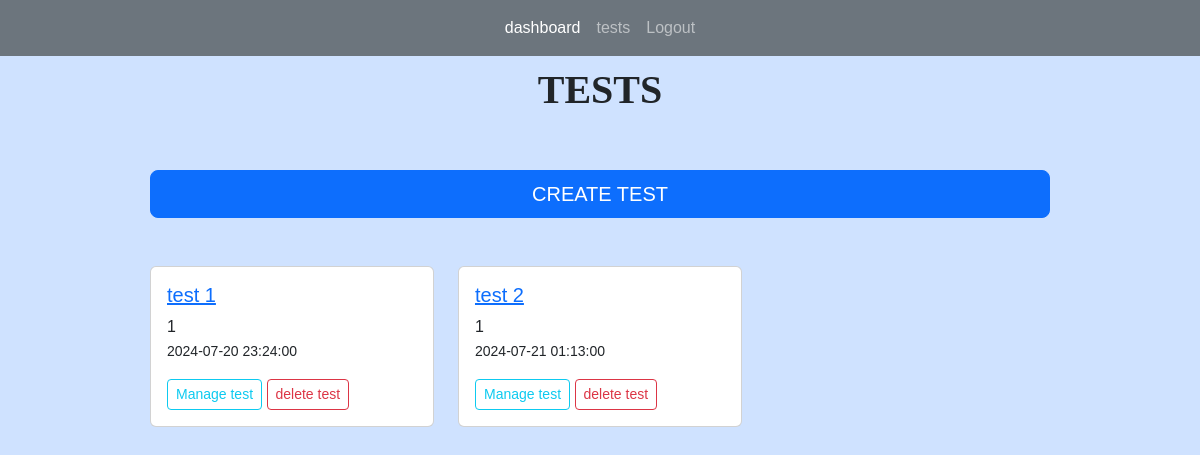
The app's page /tests (signed in), older data.
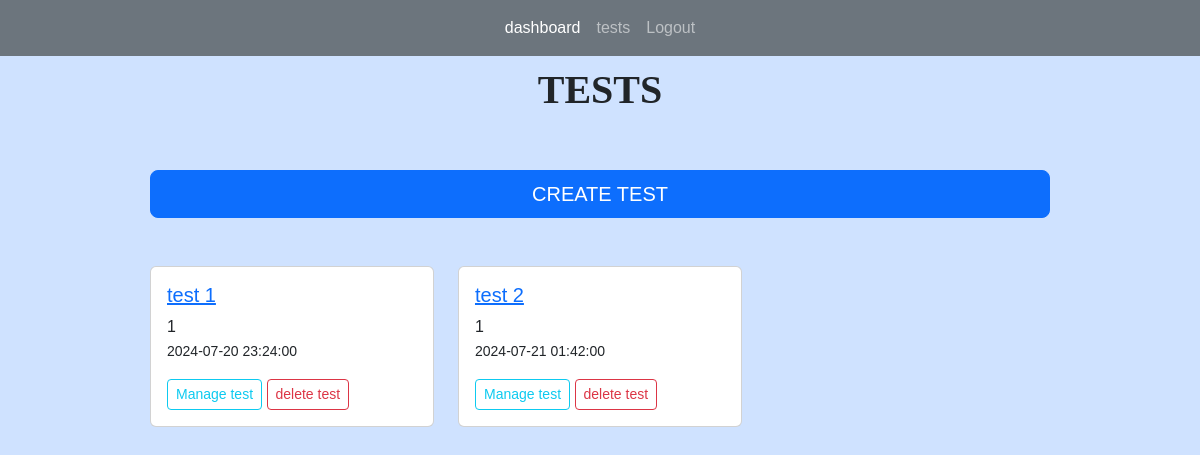
The same page, newer data.
### app.py (models this page shows)
class Tests(db.Model):
    test_id = db.Column(db.Integer, primary_key=True)
    title = db.Column(db.String(255))
    start_date = db.Column(db.DateTime, nullable = False)
    end_date = db.Column(db.DateTime, nullable = False)
    status = db.Column(db.String(255))
    teacher_id = db.Column(db.Integer, db.ForeignKey('users.id'))
    teacher = db.relationship('Users', backref=db.backref('tests', lazy=True))
    questions = db.relationship("Questions", backref="question_list")
    code = db.Column(db.String(6), unique=True)  # column to store the unique code
    students = db.relationship('Users', secondary='test_students', backref=db.backref('tests_registered', lazy=True))
    submissions = db.relationship('Submission', backref='test_submissions', lazy=True)

### app.py (the view)
@app.route('/tests', methods=['GET', 'POST'])
@login_required(role="teacher")
def tests():
	tests = Tests.query.filter_by(teacher_id = current_user.id)
	return render_template("tests.html", tests=tests)

### app.py (called while the page is built)
@login_manager.user_loader
def load_user(user_id):
    return Users.query.get(int(user_id))

def login_required(role="ANY"):
    def wrapper(fn):
        @wraps(fn)
        def decorated_view(*args, **kwargs):
            if not current_user.is_authenticated:
               return login_manager.unauthorized()
            if ( (current_user.role != role) and (role != "ANY")):
                return login_manager.unauthorized()
            return fn(*args, **kwargs)
        return decorated_view
    return wrapper

### templates/tests.html (shortened to what this page needs)
{% extends 'index.html' %}
{% block content %}
<h1>TESTS</h1>
<br>
<br/>
<a href="{{ url_for('create_test')}}" class=" d-grid gap-2 btn btn-primary btn-lg">CREATE TEST</a>
<br/>
<br/>
<div class="row row-cols-1 row-cols-md-3 g-4">
	{% for test in tests %}
	<div class="col">
		<div class="card ">
		<div class="card-body">
		<h5 class="card-title"><a href="{{ url_for('test', id=test.test_id)}}">{{ test.title }}</a></h5>
		<p class="card-text">{{ test.teacher_id }}<br/>
			<small>{{ test.start_date }}</small> <br/>
		</p>
		<a href="{{ url_for('test', id=test.test_id)}}" class="btn btn-outline-info btn-sm">Manage test</a>
		<a href="{{ url_for('delete_test', id=test.test_id)}}" class="btn btn-outline-danger btn-sm">delete test</a>
		</div>
		</div>
	</div>
	{% endfor %}
</div>
{% endblock %}

Row changes from the older to the newer data that the page shows:
changed Tests "test 2": start_date "2024-07-21 01:13:00" → "2024-07-21 01:42:00"
